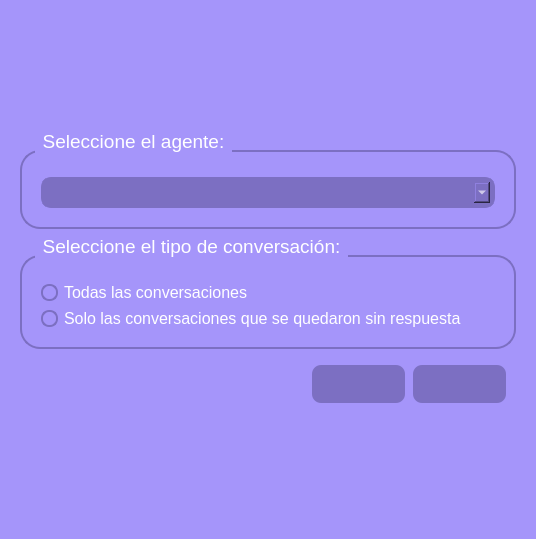
<?xml version="1.0" encoding="UTF-8"?>
<ui version="4.0">
 <class>Dialog</class>
 <widget class="QDialog" name="Dialog">
  <property name="geometry">
   <rect>
    <x>0</x>
    <y>0</y>
    <width>536</width>
    <height>539</height>
   </rect>
  </property>
  <property name="windowTitle">
   <string>EasyRepSift - Conversaciones</string>
  </property>
  <property name="windowIcon">
   <iconset resource="../resources_conversations.qrc">
    <normaloff>:/icons/resources/app_logo.png</normaloff>:/icons/resources/app_logo.png</iconset>
  </property>
  <property name="styleSheet">
   <string notr="true">/* Dialog background */
QDialog {
    background-color: #a595fa;
}

/* GroupBoxes: slightly darker, rounded, white font */
QGroupBox {
    border: 2px solid #7c6fc2;
    border-radius: 20px;
    margin-top: 20px;
    padding: 16px 10px 10px 10px; /* More top padding for title */
    font-family: 'Segoe UI', Segoe, Arial, sans-serif;
    font-size: 14pt;
    color: #fff;
}

/* GroupBox title: left, no background, white, bold */
QGroupBox::title {
    subcontrol-origin: margin;
    subcontrol-position: top left;
    left: 15px;
    padding: 0 5px;
    color: #fff;
    font-weight: bold;
    font-family: 'Segoe UI', Segoe, Arial, sans-serif;
    font-size: 12pt;
}

/* ComboBox: white text, rounded, matching background */
QComboBox#select_agent {
    font-family: 'Segoe UI', Segoe, Arial, sans-serif;
    font-size: 12pt;
    color: #fff;
    background-color: #7c6fc2;
    border-radius: 10px;
    padding: 0px 8px;
    border: 5px solid #7c6fc2;
}
QComboBox#select_agent QAbstractItemView {
    background: #9587e3;
    color: #fff;
    selection-background-color: #7c6fc2;
    selection-color: #fff;
}

QRadioButton#conversations_all::indicator,
QRadioButton#conversations_unanswered::indicator {
    width: 13px;
    height: 13px;
    border-radius: 8px;
    border: 2px solid #7c6fc2;
    background-color: transparent;
}

QRadioButton#conversations_all::indicator:checked,
QRadioButton#conversations_unanswered::indicator:checked {
    background-color: #7c6fc2;
    border: 2px solid #fff;
}

/* Radio buttons: white text, larger font */
QRadioButton#conversations_all, QRadioButton#conversations_unanswered {
    font-family: 'Segoe UI', Segoe, Arial, sans-serif;
    font-size: 12pt;
    color: #fff;
}

/* OK Button: prominent, white text, hover effect */
QPushButton#ok_button {
    font-family: 'Segoe UI', Segoe, Arial, sans-serif;
    font-size: 15pt;
    color: #fff;
    background-color: #7c6fc2;
    border-radius: 10px;
    padding: 6px 18px;
    font-weight: bold;
    border: 2px solid transparent;
    transition: border 0.2s, box-shadow 0.2s;
}
QPushButton#ok_button:hover {
    background-color: #9587e3;
    border: 2px solid #fff;
    box-shadow: 0 0 0 2px #fff;
}
QPushButton#ok_button:pressed {
    background-color: #6a5fb2;
}

/* CANCEL Button: prominent, white text, hover effect */
QPushButton#cancel_button {
    font-family: 'Segoe UI', Segoe, Arial, sans-serif;
    font-size: 15pt;
    color: #fff;
    background-color: #7c6fc2;
    border-radius: 10px;
    padding: 6px 18px;
    font-weight: bold;
    border: 2px solid transparent;
    transition: border 0.2s, box-shadow 0.2s;
}
QPushButton#cancel_button:hover {
    background-color: #9587e3;
    border: 2px solid #fff;
    box-shadow: 0 0 0 2px #fff;
}
QPushButton#cancel_button:pressed {
    background-color: #6a5fb2;
}


/* Header/Footer labels: white, bold, larger */
QLabel#logo_header, QLabel#logo_footer {
    color: #fff;
    font-size: 18px;
    font-weight: bold;
}

/* Frames: transparent */
QFrame {
    background: transparent;
    border: none;
}</string>
  </property>
  <layout class="QVBoxLayout" name="verticalLayout">
   <item alignment="Qt::AlignmentFlag::AlignTop">
    <widget class="QFrame" name="frame1_header">
     <property name="frameShape">
      <enum>QFrame::Shape::StyledPanel</enum>
     </property>
     <property name="frameShadow">
      <enum>QFrame::Shadow::Raised</enum>
     </property>
     <layout class="QVBoxLayout" name="verticalLayout_3">
      <item>
       <widget class="QLabel" name="logo_header">
        <property name="text">
         <string/>
        </property>
        <property name="pixmap">
         <pixmap resource="../resources_conversations.qrc">:/logos/resources/header_logo.png</pixmap>
        </property>
        <property name="alignment">
         <set>Qt::AlignmentFlag::AlignCenter</set>
        </property>
       </widget>
      </item>
     </layout>
    </widget>
   </item>
   <item>
    <widget class="QFrame" name="frame2_body">
     <property name="frameShape">
      <enum>QFrame::Shape::StyledPanel</enum>
     </property>
     <property name="frameShadow">
      <enum>QFrame::Shadow::Raised</enum>
     </property>
     <layout class="QVBoxLayout" name="verticalLayout_2">
      <item>
       <widget class="QGroupBox" name="groupBox1">
        <property name="title">
         <string>Seleccione el agente:</string>
        </property>
        <layout class="QVBoxLayout" name="verticalLayout_5">
         <item>
          <widget class="QComboBox" name="select_agent"/>
         </item>
        </layout>
       </widget>
      </item>
      <item>
       <widget class="QGroupBox" name="groupBox2">
        <property name="title">
         <string>Seleccione el tipo de conversación:</string>
        </property>
        <layout class="QVBoxLayout" name="verticalLayout_6">
         <item>
          <widget class="QRadioButton" name="conversations_all">
           <property name="text">
            <string>Todas las conversaciones</string>
           </property>
          </widget>
         </item>
         <item>
          <widget class="QRadioButton" name="conversations_unanswered">
           <property name="text">
            <string>Solo las conversaciones que se quedaron sin respuesta</string>
           </property>
          </widget>
         </item>
        </layout>
       </widget>
      </item>
      <item alignment="Qt::AlignmentFlag::AlignRight">
       <widget class="QFrame" name="frame_okcancel">
        <property name="frameShape">
         <enum>QFrame::Shape::StyledPanel</enum>
        </property>
        <property name="frameShadow">
         <enum>QFrame::Shadow::Raised</enum>
        </property>
        <layout class="QHBoxLayout" name="horizontalLayout">
         <item>
          <widget class="QPushButton" name="ok_button">
           <property name="text">
            <string/>
           </property>
           <property name="icon">
            <iconset resource="../resources_conversations.qrc">
             <normaloff>:/icons/resources/ok.png</normaloff>:/icons/resources/ok.png</iconset>
           </property>
          </widget>
         </item>
         <item>
          <widget class="QPushButton" name="cancel_button">
           <property name="text">
            <string/>
           </property>
           <property name="icon">
            <iconset resource="../resources_conversations.qrc">
             <normaloff>:/icons/resources/close.png</normaloff>:/icons/resources/close.png</iconset>
           </property>
          </widget>
         </item>
        </layout>
       </widget>
      </item>
     </layout>
    </widget>
   </item>
   <item>
    <widget class="QFrame" name="frame">
     <property name="maximumSize">
      <size>
       <width>16777215</width>
       <height>100</height>
      </size>
     </property>
     <property name="frameShape">
      <enum>QFrame::Shape::StyledPanel</enum>
     </property>
     <property name="frameShadow">
      <enum>QFrame::Shadow::Raised</enum>
     </property>
     <layout class="QVBoxLayout" name="verticalLayout_4">
      <item alignment="Qt::AlignmentFlag::AlignBottom">
       <widget class="QLabel" name="label">
        <property name="text">
         <string/>
        </property>
        <property name="pixmap">
         <pixmap resource="../resources_conversations.qrc">:/logos/resources/footer_logo.png</pixmap>
        </property>
        <property name="alignment">
         <set>Qt::AlignmentFlag::AlignCenter</set>
        </property>
       </widget>
      </item>
     </layout>
    </widget>
   </item>
  </layout>
 </widget>
 <resources>
  <include location="../resources_conversations.qrc"/>
 </resources>
 <connections/>
</ui>
